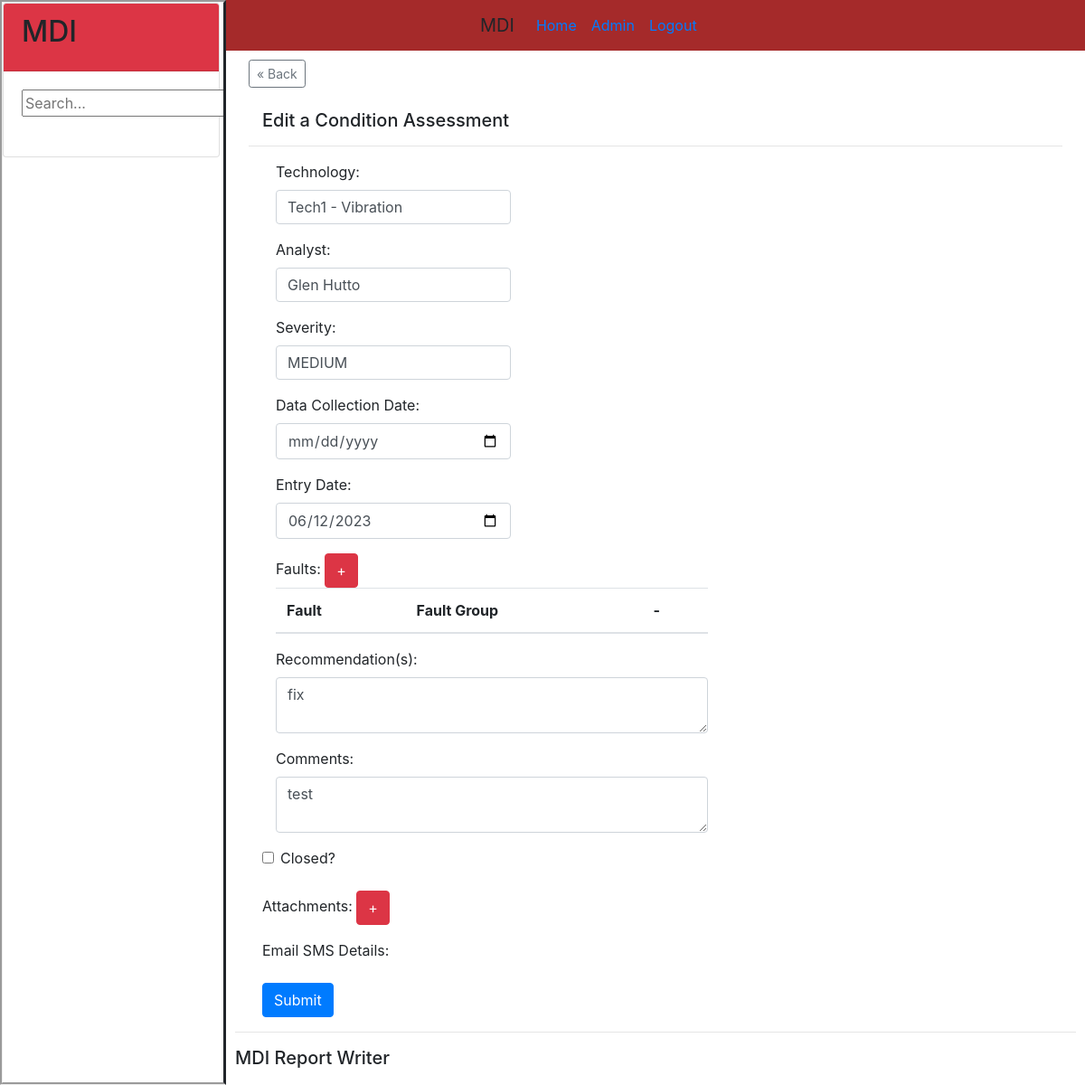
The page /edit-entry/1/ on the database its author committed.
### orgs/models.py (models this page shows, shortened)
class Report(models.Model):
    id = models.AutoField(primary_key=True)
    condition = models.OneToOneField(Condition, null=True, on_delete=models.CASCADE)
    unit = models.ForeignKey(Unit, null=True, on_delete=models.CASCADE)
    fault = models.CharField(max_length=1000, null=True)
    fault_group = models.ManyToManyField(FaultGroup, blank=True)
    comment = models.CharField(max_length=1200, null=True) #can be converted to textField(s)
    recommendation = models.CharField(max_length=1200, null=True)

class Condition(models.Model):
    SEVERITYLEVEL = (
        ('LOW', 'LOW'),
        ('MEDIUM', 'MEDIUM'),
        ('HIGH', 'HIGH'),
        ('MED-HIGH', 'MED-HIGH'),
        ('MISSED', 'MISSED'),
        ('GOOD', 'GOOD'),
    )
    severity = models.ForeignKey(Severity, null=True, on_delete=models.SET_NULL, blank=True)
    severityLevel = models.CharField(max_length=200, null=True, choices=SEVERITYLEVEL)
    technology = models.ForeignKey(Technology, null=True, on_delete=models.SET_NULL)
    analyst = models.ForeignKey(Analyst, null=True, on_delete=models.SET_NULL)
    entry_date = models.DateField(null=True)
    data_collection_date = models.DateField(null=True)
    closed = models.BooleanField(null=True, default=False)
    close_date = models.DateField(null=True, blank=True)
    reason = models.TextField(null=True, blank=True)

class Technology(models.Model):
    name = models.CharField(max_length=200, null=True)
    def __str__(self):
        return self.name

class Analyst(models.Model):
    name = models.CharField(max_length=200, null=True)
    def __str__(self):
        return self.name

### orgs/views.py (the view, shortened to what this page needs)
# urls.py: path('edit-entry/<int:report_id>/', views.edit_entry, name='edit_entry'),
def edit_entry(request, report_id):
    report = Report.objects.get(id=report_id)
    technologies = Technology.objects.all()
    analysts = Analyst.objects.all()
    severities = {'GOOD','MISSED','LOW', 'MEDIUM','HIGH','MED-HIGH'}
    faults_list = FaultGroup.objects.all()
    try:
        pre_entry_date = report.condition.entry_date.isoformat()
    except:
        pre_entry_date = None
    try:
        pre_collection_date = report.condition.data_collection_date.isoformat()
    except:
        pre_collection_date = None
    pre_faults_list = report.fault_group
    attachments = Attachment.objects.filter(report_instance=report)
    attachments_list = serializers.serialize('json', attachments)
    context = {'entry_date': pre_entry_date, 'collection_date':pre_collection_date, 'report':report, 'unit_id':report.unit.id, 'severities':severities,
                'analysts': analysts, 'technology': technologies, 'faults_list':faults_list,
                'pre_faults_list':list(pre_faults_list.values()), 'attachments':attachments, 'attachments_list':attachments_list}
    return render(request, 'orgs/edit_entry.html', context)

### orgs/templates/orgs/edit_entry.html (shortened to what this page needs)
{% extends 'orgs/main.html' %}
{% block content %}
<button type="button" id="back" class="btn btn-outline-secondary btn-sm">&laquo; Back</button>
<br><br>
<div class="container">
  <h5 class="align-content-center">Edit a Condition Assessment</h5>
</div>
<hr>
<div class="container" id="add-issue-modal" aria-labelledby="add-issue-modal-label" aria-hidden="true">
  <form class="align-content-center" method="POST" autocomplete="off" id="form-id" enctype="multipart/form-data">
    <div class="form-group mb-3 col-4">
      <label for="technology">Technology:</label>
      <input class="form-control" id="technology" name="technology" list="technologyList" value="{{report.condition.technology}}" required>
    </div>
    <div class="form-group mb-3 col-4">
      <label for="analysts">Analyst:</label>
      <input class="form-control" id="analysts" name="analysts" list="analystList" value="{{report.condition.analyst}}" required>
    </div>
    <div class="form-group mb-3 col-4">
      <label for="severity">Severity:</label>
      <input class="form-control" id="severity" name="severity" list="severityList" value="{{report.condition.severityLevel}}" required>
    </div>
    <div class="form-group mb-3 col-4">
      <label for="collectionDate">Data Collection Date:</label>
      <input class="form-control" id="collectionDate" name="collectionDate" type="date" value="{{collection_date}}" required>
    </div>
    <div class="form-group mb-3 col-4">
      <label for="entryDate">Entry Date:</label>
      <input class="form-control" id="entryDate" name="entryDate" type="date" value="{{entry_date}}" required>
    </div>
    <div class="form-group mb-3 col-7">
      <label for="faults">Faults:</label>
      <button class="btn btn-danger" id="listFaults" data-toggle="modal" data-target="#faultModal" type="button"> +</button>
      <table class="table" id="faultTable" name="faultTable">
        <thead>
          <tr>
            <th>Fault</th>
            <th>Fault Group</th>
            <th>-</th>
          </tr>
        </thead>
      </table>
    </div>
    <div class="form-group mb-3 col-7">
      <label for="recommendations">Recommendation(s):</label>
      <textarea class="form-control" id="recommendations" name="recommendations">{{report.recommendation}}</textarea>
    </div>
    <div class="form-group mb-3 col-7">
      <label for="comments">Comments:</label>
      <textarea class="form-control" id="comments" name="comments">{{report.comment}}</textarea>
    </div>
    <div class="form-check">
      {% if report.condition.closed %}
        <input class="form-check-input" type="checkbox" id="closedCheck" checked>
      {% else %}
        <input class="form-check-input" type="checkbox" id="closedCheck">
      {% endif %}
      <label class="form-check-label" for="closedCheck">
        Closed?
      </label>
    </div>
    <br>
    <div class="form-group mb-3">
      <label for="attachments" class="form-label">Attachments:</label>
      <button class="btn btn-danger" data-toggle="modal" data-target="#attachmentModal" type="button">+</button>
    </div>
    <div class="form-group mb-3">
      <label for="messages">Email SMS Details:</label>
    </div>
    <button type="submit" class="btn btn-primary" id="submitButton">Submit</button>
  </form>
</div>
{% endblock content %}

### orgs/templates/orgs/main.html (style rules this page uses)
* { box-sizing: border-box; }
body { margin: 0; }

### rows shown on the page
Report: technology "Tech1 - Vibration", analysts "Glen Hutto", severity "MEDIUM", recommendations "fix", comments "test"
